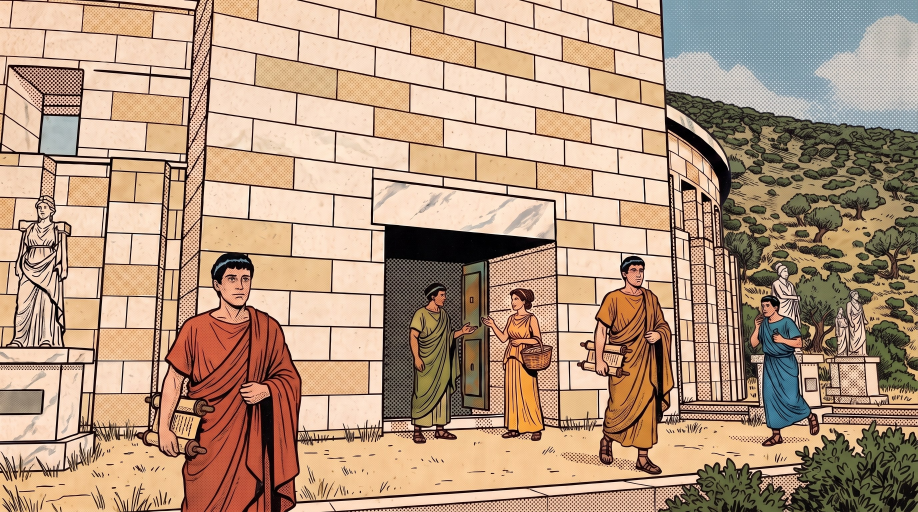
#> input picture volumes/images/IV-03.jpg, 2752 x 1536 px (shown at 1/3 size)
$ python -i panel_images.py   (imports and definitions only)
#> lines starting #> are read from the running program, lines starting #| are printed output that depends on the picture
"""Turn a panel's Blender layout into a comic panel with the Gemini API (gemini-3-pro-image).

  python3 tools/panel_images.py edit IV-03 [--anchor <accepted panel>]   one attempt -> temp/panels/IV-03-aN.jpg
  python3 tools/panel_images.py fix IV-03 <attempt> "<what to change>"    refine an attempt
  python3 tools/panel_images.py score IV-03 <attempt>                    layout-keeping score, and a side-by-side sheet
  python3 tools/panel_images.py accept IV-03 <attempt>                   -> volumes/images/IV-03.jpg (then run volume_panels.py)

Inputs: renders/panels/<id>-layout.png (from tools/blender_panels.py) as image 1, then the panel's reference sheets from
references/, then optionally an accepted panel as the style anchor. The prompt comes from volumes/<vol>-panels.json (scene,
notes) and volumes/<vol>-shots.json (what each colour-coded mannequin and stand-in prop becomes, and where it is in the
frame). Every prompt is written to temp/panels/<id>-aN.txt next to its image.

The score measures how much of the layout's line structure survives: the share of the layout's strongest edges that
have an edge in the generated image within a few pixels (at 480 px wide). The same measure against the generated
image flipped left-right is the baseline an unrelated composition gets. It catches reframing or lost architecture;
it can't judge canon (ledger form, marble, the verandah), which needs a person to look.
"""
import json, math, sys
from pathlib import Path
import numpy as np
from PIL import Image, ImageFilter, ImageOps

sys.path.insert(0, str(Path(__file__).resolve().parent))
from reference_sheets import call, ROOT

OUT, FINAL = ROOT / "temp" / "panels", ROOT / "volumes" / "images"
STYLE = ("vintage 1970s comic book illustration: bold black ink outlines, visible halftone dot shading, slightly aged newsprint paper "
         "texture, flat Mediterranean palette (aegean blue #136f9e, terracotta red #bf4a26, olive green #66722c, marble white, sand #f2e7cd, "
         "gold accents #c1912b, ink #1c1512); a Hellenistic Greek setting with ancient clothing and objects only")
SHEETS = {"IV-benches": "legislators: faces, costume, shoulder bags, ledgers", "IV-legislators": "legislators and priests: faces, costume, hourglass, stone seats",
          "IV-ledger": "the ledger: a parchment strip on two rods, closed and open (written top to bottom)", "IV-messengers": "messengers: costume, satchels, message scrolls",
          "IV-townsfolk": "townsfolk: costume and trades", "IV-symbols": "seals, tokens, emblems and pictograms", "III-props": "the glass hourglass, lantern and other props",
          "I-props": "scroll case, lamps and other props", "I-characters": "shepherds, goats and messengers", "III-characters": "navigators and townsfolk"}
CANON = ("Canon: every ledger is a single strip of parchment wound between two wooden rods, never a bound book or a single sheet: carried closed, "
         "it is two rolls side by side tied with a cord, their four rod-ends knobbed. It is written like a log: each entry is one line parallel to the rods, "
         "entries running top to bottom down the strip with no side-by-side columns, and open it is held upright, one rod across the top and one across the bottom. The Great Round is warm limestone ashlar and marble, not whitewash. "
         "Its ring wall is plain masonry with a row of square windows high up; the colonnaded verandah is inside the ring, never on the outside.")

# [43 lines left out: functions where, prompt_for, not called in this run]

def edges(path, w=480, share=.12):
    """The strongest `share` of edges, after a blur that removes halftone dots and paper grain."""
#> called with path = '../volumes/images/IV-03.jpg', w = 480, share = 0.12
    im = Image.open(path).convert("L").filter(ImageFilter.GaussianBlur(3)); im = im.resize((w, round(w * im.height / im.width)))
#> after `im = Image.open(path).convert('L').filter(ImageFilter.GaussianBlur(3))`:
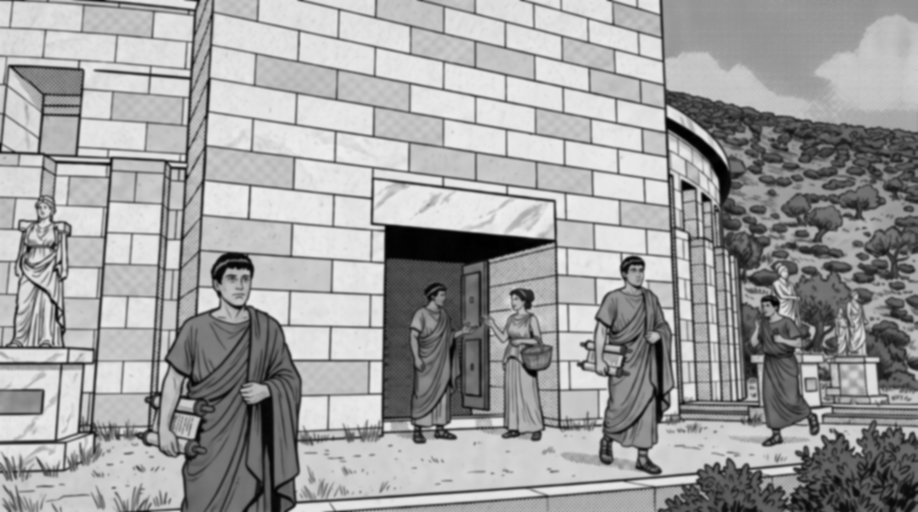
#> im: PIL image 2752x1536 L (shown at 1/3 size); min 0, max 239, mean 159.5
#> after `im = im.resize((w, round(w * im.height / im.width)))`:
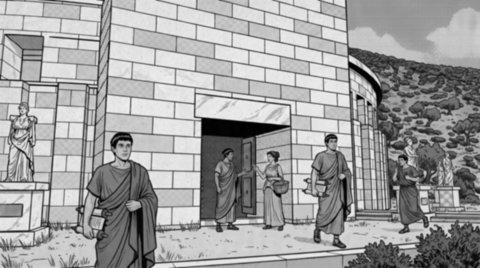
#> im: PIL image 480x268 L; min 0, max 240, mean 159.5
    e = np.asarray(im.filter(ImageFilter.FIND_EDGES), float).ravel(); k = int(share * e.size)
#> after `k = int(share * e.size)`: k = 15436
    thr = max(np.partition(e, -k)[-k], 1.0)
#> thr = 139
    return (e >= thr).reshape(im.height, im.width)
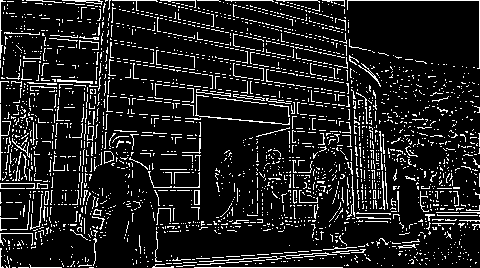
#> returned value: shape (268, 480) bool; 12.1% white in thin lines or dots

# [30 lines left out: functions score, main, not called in this run]

# [2 lines not run here, left out]

>>> result = edges('../volumes/images/IV-03.jpg')
